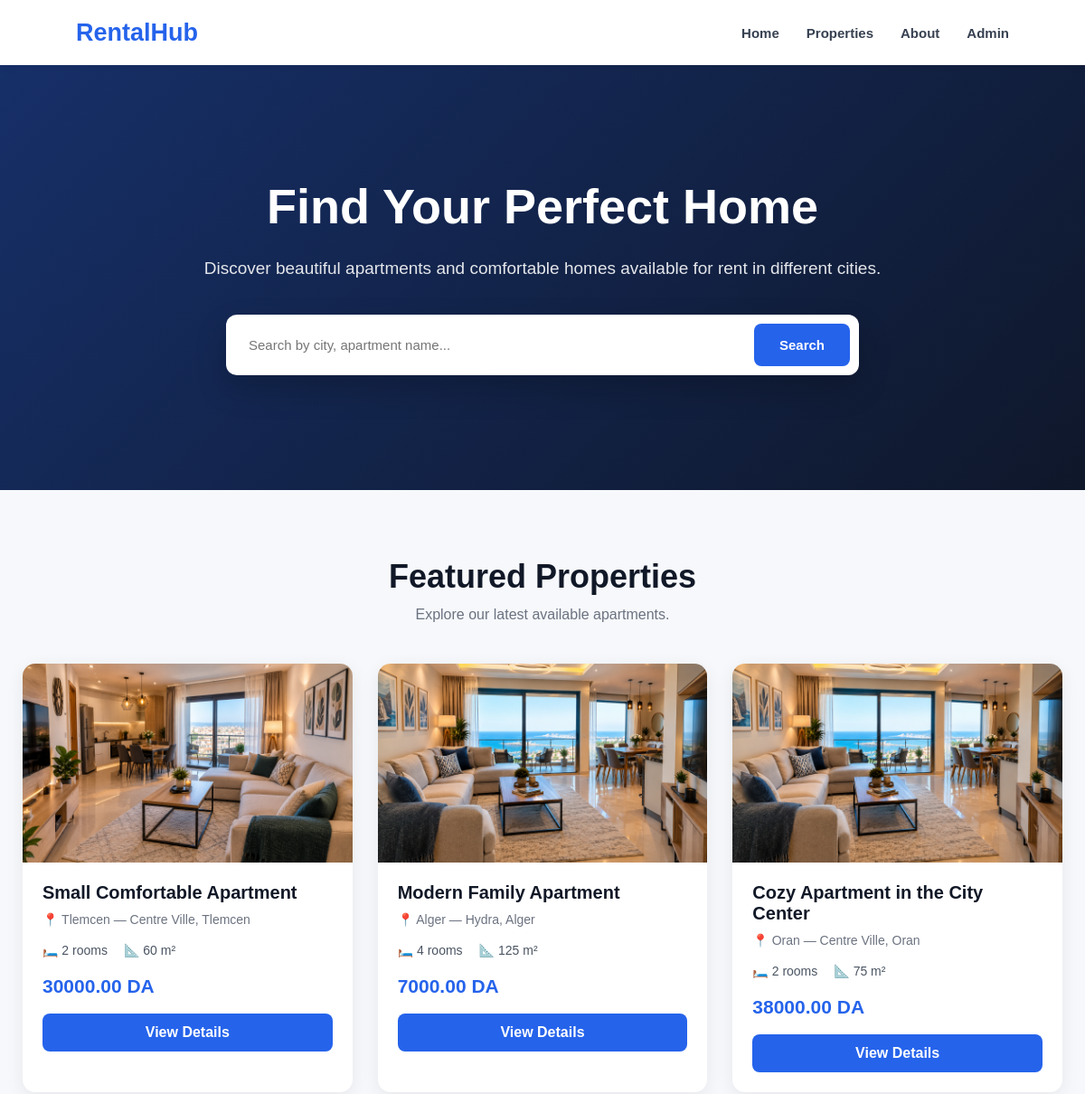
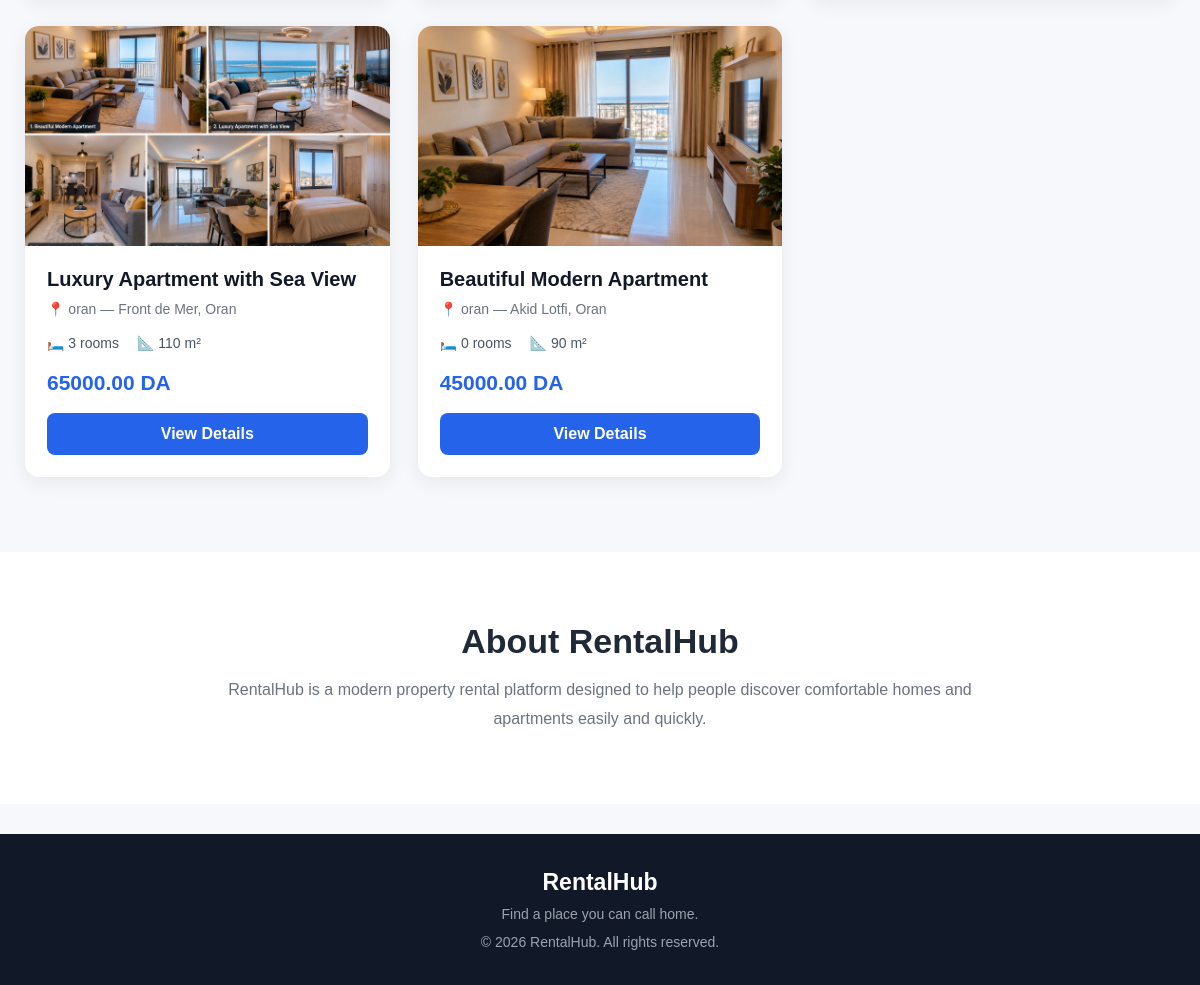
The page / on the database its author committed (2 pictures, top to bottom).
### properties/models.py (models this page shows, shortened)
class Property(models.Model):
    title = models.CharField(max_length=200)
    description = models.TextField()
    city = models.CharField(max_length=100)
    address = models.CharField(max_length=255)
    price = models.DecimalField(max_digits=10, decimal_places=2)
    rooms = models.PositiveIntegerField()
    surface = models.PositiveIntegerField()
    available = models.BooleanField(default=True)
    image = models.ImageField(upload_to="properties/", blank=True, null=True)
    created_at = models.DateTimeField(auto_now_add=True)

### properties/views.py (the view)
# urls.py: path("", views.home, name="home"),
def home(request): return render(request, "properties/home.html", {"properties": Property.objects.filter(available=True).order_by("-created_at")})

### properties/templates/properties/home.html (shortened to what this page needs)
<!DOCTYPE html>
<html lang="en">
<head>
</head>
<body>
    <nav class="navbar">
        <a href="/" class="logo">
            RentalHub
        </a>
        <div class="nav-links">
            <a href="/">
                Home
            </a>
            <a href="#properties">
                Properties
            </a>
            <a href="#about">
                About
            </a>
            <a href="/admin/">
                Admin
            </a>
        </div>
    </nav>
    <section class="hero">
        <div class="hero-content">
            <h1>
                Find Your Perfect Home
            </h1>
            <p>
                Discover beautiful apartments and comfortable homes
                available for rent in different cities.
            </p>
            <div class="search-box">
                <input
                    type="text"
                    placeholder="Search by city, apartment name..."
                >
                <button>
                    Search
                </button>
            </div>
        </div>
    </section>
    <section
        class="properties-section"
        id="properties"
    >
        <div class="section-header">
            <h2>
                Featured Properties
            </h2>
            <p>
                Explore our latest available apartments.
            </p>
        </div>
        {% if properties %}
            <div class="properties-grid">
                {% for property in properties %}
                    <div class="property-card">
                        {% if property.image %}
                            <img
                                src="{{ property.image.url }}"
                                alt="{{ property.title }}"
                                class="property-image"
                            >
                        {% else %}
                            <div class="no-image">
                                No image available
                            </div>
                        {% endif %}
                        <div class="property-content">
                            <h3>
                                {{ property.title }}
                            </h3>
                            <div class="location">
                                📍
                                {{ property.city }}
                                —
                                {{ property.address }}
                            </div>
                            <div class="property-info">
                                <span>
                                    🛏️
                                    {{ property.rooms }}
                                    rooms
                                </span>
                                <span>
                                    📐
                                    {{ property.surface }}
                                    m²
                                </span>
                            </div>
                            <div class="price">
                                {{ property.price }}
                                DA
                            </div>
                            <a
                                href="{% url 'property_detail' property.id %}"
                                class="view-btn"
                            >
                                View Details
                            </a>
                        </div>
                    </div>
                {% endfor %}
            </div>
        {% endif %}
    </section>
    <section
        id="about"
        class="about-section"
    >
        <div class="about-container">
            <h2>
                About RentalHub
            </h2>
            <p>
                RentalHub is a modern property rental platform designed
                to help people discover comfortable homes and apartments
                easily and quickly.
            </p>
        </div>
    </section>
    <footer>
        <h3>
            RentalHub
        </h3>
        <p>
            Find a place you can call home.
        </p>
        <p style="margin-top: 12px;">
            © 2026 RentalHub.
            All rights reserved.
        </p>
    </footer>
</body>
</html>

### properties/templates/properties/home.html (style rules this page uses)
* { margin: 0; padding: 0; box-sizing: border-box; }
body { font-family: Arial, Helvetica, sans-serif; background: #f6f8fb; color: #1f2937; }
.navbar { height: 72px; background: white; display: flex; align-items: center; justify-content: space-between; padding: 0 7%; box-shadow: 0 2px 10px rgba(0, 0, 0, 0.06); position: sticky; top: 0; z-index: 100; }
.logo { font-size: 27px; font-weight: 800; color: #2563eb; text-decoration: none; }
.nav-links { display: flex; align-items: center; gap: 30px; }
.nav-links a { text-decoration: none; color: #374151; font-size: 15px; font-weight: 600; }
.hero { min-height: 470px; display: flex; align-items: center; justify-content: center; text-align: center; padding: 70px 20px; background: linear-gradient( rgba(15, 23, 42, 0.68), rgba(15, 23, 42, 0.68) ), linear-gradient( 135deg, #2563eb, #0f172a ); }
.hero-content { max-width: 850px; color: white; }
.hero h1 { font-size: 54px; line-height: 1.1; margin-bottom: 22px; font-weight: 800; }
.hero p { font-size: 19px; line-height: 1.7; color: #e5e7eb; margin-bottom: 35px; }
.search-box { background: white; padding: 10px; border-radius: 12px; display: flex; max-width: 700px; margin: auto; box-shadow: 0 15px 35px rgba(0, 0, 0, 0.2); }
.search-box input { flex: 1; border: none; outline: none; padding: 15px; font-size: 15px; color: #374151; }
.search-box button { border: none; background: #2563eb; color: white; padding: 0 28px; border-radius: 8px; font-size: 15px; font-weight: 700; cursor: pointer; }
.properties-section { max-width: 1200px; margin: auto; padding: 75px 25px; }
.section-header { text-align: center; margin-bottom: 45px; }
.section-header h2 { font-size: 36px; margin-bottom: 12px; color: #111827; }
.section-header p { color: #6b7280; font-size: 16px; }
.properties-grid { display: grid; grid-template-columns: repeat(3, 1fr); gap: 28px; }
.property-card { background: white; border-radius: 14px; overflow: hidden; box-shadow: 0 5px 20px rgba(0, 0, 0, 0.07); transition: 0.25s ease; }
.property-image { width: 100%; height: 220px; object-fit: cover; display: block; }
.property-content { padding: 22px; }
.property-content h3 { font-size: 20px; margin-bottom: 10px; color: #111827; }
.location { color: #6b7280; font-size: 14px; margin-bottom: 18px; }
.property-info { display: flex; gap: 18px; color: #4b5563; font-size: 14px; margin-bottom: 20px; }
.price { font-size: 21px; font-weight: 800; color: #2563eb; margin-bottom: 18px; }
.view-btn { display: block; width: 100%; text-align: center; text-decoration: none; background: #2563eb; color: white; padding: 12px; border-radius: 8px; font-weight: 700; transition: 0.2s ease; }
.about-section { background: white; padding: 70px 25px; text-align: center; }
.about-container { max-width: 800px; margin: auto; }
.about-container h2 { font-size: 34px; margin-bottom: 15px; }
.about-container p { color: #6b7280; line-height: 1.8; font-size: 16px; }
footer { background: #111827; color: white; text-align: center; padding: 35px 20px; margin-top: 30px; }
footer h3 { font-size: 23px; margin-bottom: 10px; }
footer p { color: #9ca3af; font-size: 14px; }

### rows shown on the page
Property: image (picture), title "Small Comfortable Apartment", city "Tlemcen", address "Centre Ville, Tlemcen", rooms "2", surface "60", price "30000.00"
Property: image (picture), title "Modern Family Apartment", city "Alger", address "Hydra, Alger", rooms "4", surface "125", price "7000.00"
Property: image (picture), title "Cozy Apartment in the City Center", city "Oran", address "Centre Ville, Oran", rooms "2", surface "75", price "38000.00"
Property: image (picture), title "Luxury Apartment with Sea View", city "oran", address "Front de Mer, Oran", rooms "3", surface "110", price "65000.00"
Property: image (picture), title "Beautiful Modern Apartment", city "oran", address "Akid Lotfi, Oran", rooms "0", surface "90", price "45000.00"
